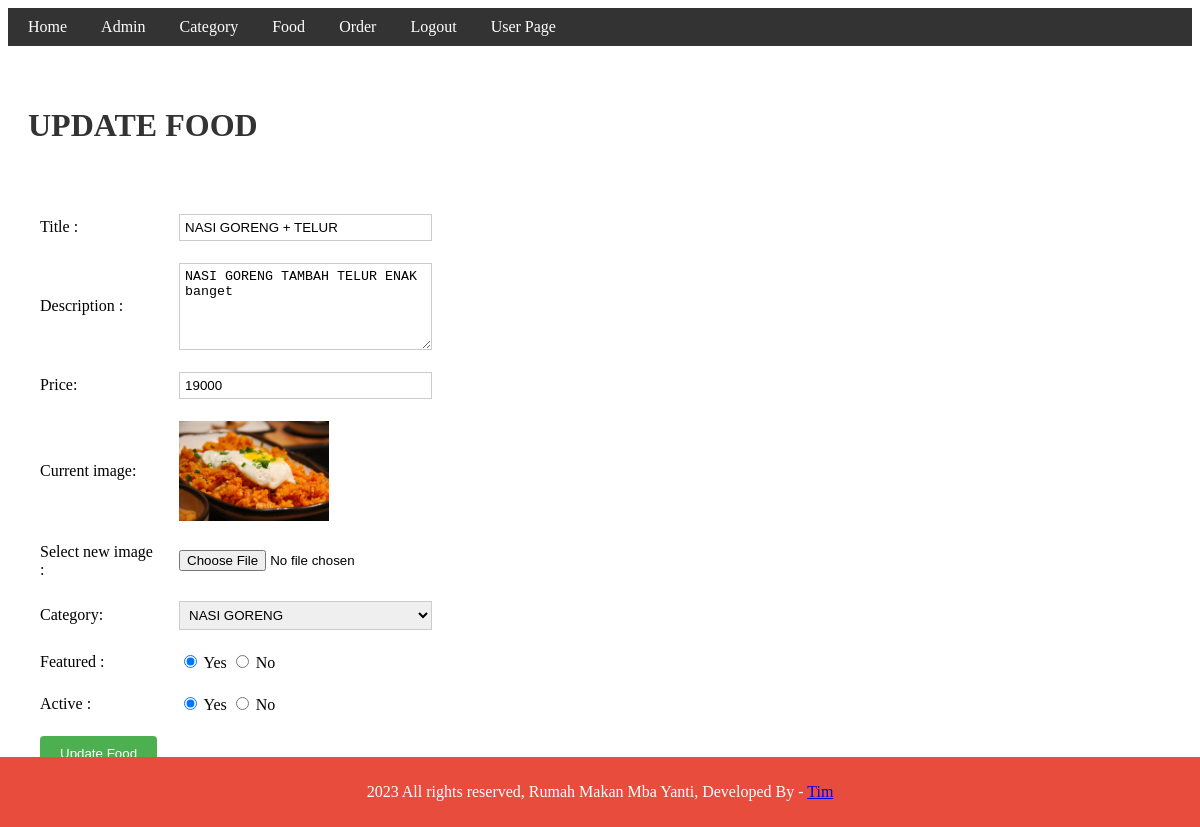
/admin/update-food.php?id=8 (signed in), run on the app's committed database.
### tables this page shows
CREATE TABLE `tbl_food` (
  `id` int(10) UNSIGNED NOT NULL,
  `title` varchar(100) NOT NULL,
  `description` text NOT NULL,
  `price` double NOT NULL,
  `image_name` varchar(255) NOT NULL,
  `category_id` int(10) UNSIGNED NOT NULL,
  `featured` varchar(10) NOT NULL,
  `active` varchar(10) NOT NULL
);

CREATE TABLE `tbl_category` (
  `id` int(11) NOT NULL,
  `title` varchar(100) NOT NULL,
  `image_name` varchar(255) NOT NULL,
  `featured` varchar(10) NOT NULL,
  `active` varchar(10) NOT NULL
);

### admin/update-food.php (the view, shortened to what this page needs)
<?php include('partials/menu.php'); ?>
<link rel="stylesheet" href="../css/footer.css">
<link rel="stylesheet" href="../css/update.css">
 <?php
 if(isset($_GET['id']))
 {
    $id = $_GET['id'];
    $sql2 = "SELECT * FROM tbl_food WHERE id=$id";
    $res2 = mysqli_query($conn, $sql2);
    $row2 = mysqli_fetch_assoc($res2);
    $title = $row2['title'];
    $description = $row2['description'];
    $price = $row2['price'];
    $current_image = $row2['image_name'];
    $current_category = $row2['category_id'];
    $featured = $row2['featured'];
    $active = $row2['active'];
 }
 else
 {
    header('location:'.SITEURL.'admin/manage-food.php');
 }
 ?>
<div class="main-content">
    <div class="wrapper">
    <h1 style="font-size: 32px; color: #333;">UPDATE FOOD</h1>
        <br> <br>
        <form action="" method="POST" enctype="multipart/form-data">
            <table class="tbl-30">
                <tr>
                    <td>Title :</td>
                    <td>
                        <input type="text" name="title" value="<?php echo $title; ?>" >
                    </td>
                </tr>
                <tr>
                    <td>Description :</td>
                    <td>
                        <textarea name="description" cols="30" rows="5"><?php echo $description; ?></textarea>
                    </td>
                </tr>
                <tr>
                    <td> Price:</td>
                    <td>
                        <input type="number" name="price" value="<?php echo $price; ?>">
                    </td>
                </tr>
                <tr>
                    <td>Current  image:</td>
                    <td>
                    <?php
                    if($current_image=="")
                    {
                    echo "<div class='error'> Image not available </div>";
                    }
                    else
                    {
                        ?>
                        <img src="<?php echo SITEURL; ?>images/food/<?php echo $current_image; ?>" width="150px">
                        <?php
                    }
                    ?>
                </td>
                </tr>
                <tr>
                    <td>Select new image :</td>
                    <td>
                        <input type="file" name="image" >
                    </td>
                </tr>
                <tr>
                    <td>Category:</td>
                    <td>
                        <select name="category">
                        <?php
                        $sql = "SELECT * FROM tbl_category WHERE active='Yes'";
                        $res = mysqli_query($conn, $sql);
                        $count = mysqli_num_rows($res);
                        if($count>0)
                        {
                            while($row=mysqli_fetch_assoc($res))
                            {
                                $category_title = $row['title'];
                                $category_id = $row['id'];
                               ?>
                                <option <?php if($current_category==$category_id){echo "selected"; }?> value="<?php echo $category_id; ?>"><?php echo $category_title; ?></option>
                               <?php
                            }
                        }
                        else
                        {
                            echo "<option value='0'>Category Not available </option>";
                        }
                        ?>
                        </select>
                    </td>
                </tr>
                <tr>
                    <td>Featured :</td>
                    <td>
                        <input <?php if($featured=="Yes") {echo"checked";} ?> type="radio" name="featured" value="Yes"> Yes
                        <input <?php if($featured=="No") {echo"checked";} ?> type="radio" name="featured" value="No"> No
                    </td>
                </tr>
                <tr>
                    <td>Active :</td>
                    <td>
                    <input <?php if($active=="Yes") {echo "checked";}?> type="radio" name="active" value="Yes" > Yes
                    <input <?php if($active=="No") {echo "checked";}?> type="radio" name="active" value="No" > No
                    </td>
                </tr>
                <tr>
                    <td>
                        <input type="submit" name="submit" value="Update Food" class="btn-secondary">
                    </td>
                </tr>
            </table>
        </form>
    </div>
</div>
<?php include('partials/footer.php'); ?>

### css/admin.css (style rules this page uses)
.main-content { background-color: #f5f5f5; padding: 20px; margin-top: 20px; }
.btn-secondary { background-color: #008cba; color: #fff; padding: 10px 20px; text-decoration: none; border-radius: 4px; }

### css/update.css (style rules this page uses)
.main-content { padding: 20px; background-color: #fff; }
.tbl-30 { width: 30%; }
.tbl-30 td { padding: 10px; }
.tbl-30 input[type="text"], .tbl-30 input[type="number"], .tbl-30 select, .tbl-30 textarea { width: 100%; padding: 5px; border: 1px solid #ccc; }
.tbl-30 input[type="submit"] { padding: 10px 20px; background-color: #4CAF50; color: #fff; border: none; cursor: pointer; }

### data on the page
tbl_food: title "NASI GORENG + TELUR", description "NASI GORENG TAMBAH TELUR ENAK banget", price "19000", image_name (picture), category "NASI GORENG", featured "☑", active "☑"
